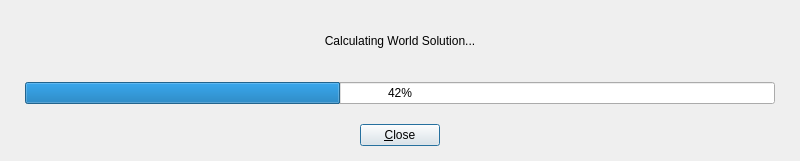
<?xml version="1.0" encoding="UTF-8"?>
<ui version="4.0">
 <class>ProgressDialog</class>
 <widget class="QDialog" name="ProgressDialog">
  <property name="geometry">
   <rect>
    <x>0</x>
    <y>0</y>
    <width>800</width>
    <height>161</height>
   </rect>
  </property>
  <property name="windowTitle">
   <string>Working...</string>
  </property>
  <layout class="QVBoxLayout" name="verticalLayout" stretch="0,0,0">
   <property name="spacing">
    <number>20</number>
   </property>
   <property name="leftMargin">
    <number>25</number>
   </property>
   <property name="topMargin">
    <number>20</number>
   </property>
   <property name="rightMargin">
    <number>25</number>
   </property>
   <property name="bottomMargin">
    <number>15</number>
   </property>
   <item>
    <widget class="QLabel" name="label">
     <property name="text">
      <string notr="true">Calculating World Solution...</string>
     </property>
     <property name="alignment">
      <set>Qt::AlignCenter</set>
     </property>
    </widget>
   </item>
   <item>
    <widget class="QProgressBar" name="progressBar">
     <property name="minimumSize">
      <size>
       <width>600</width>
       <height>0</height>
      </size>
     </property>
     <property name="value">
      <number>42</number>
     </property>
     <property name="textVisible">
      <bool>true</bool>
     </property>
     <property name="invertedAppearance">
      <bool>false</bool>
     </property>
    </widget>
   </item>
   <item>
    <layout class="QHBoxLayout" name="buttonHBox" stretch="1,0,1">
     <item>
      <spacer name="hSpacer1">
       <property name="orientation">
        <enum>Qt::Horizontal</enum>
       </property>
       <property name="sizeHint" stdset="0">
        <size>
         <width>40</width>
         <height>20</height>
        </size>
       </property>
      </spacer>
     </item>
     <item>
      <widget class="QPushButton" name="closeButton">
       <property name="text">
        <string>&amp;Close</string>
       </property>
      </widget>
     </item>
     <item>
      <spacer name="hSpacer2">
       <property name="orientation">
        <enum>Qt::Horizontal</enum>
       </property>
       <property name="sizeHint" stdset="0">
        <size>
         <width>40</width>
         <height>20</height>
        </size>
       </property>
      </spacer>
     </item>
    </layout>
   </item>
  </layout>
 </widget>
 <resources/>
 <connections>
  <connection>
   <sender>closeButton</sender>
   <signal>clicked()</signal>
   <receiver>ProgressDialog</receiver>
   <slot>close()</slot>
   <hints>
    <hint type="sourcelabel">
     <x>412</x>
     <y>121</y>
    </hint>
    <hint type="destinationlabel">
     <x>412</x>
     <y>78</y>
    </hint>
   </hints>
  </connection>
 </connections>
</ui>
